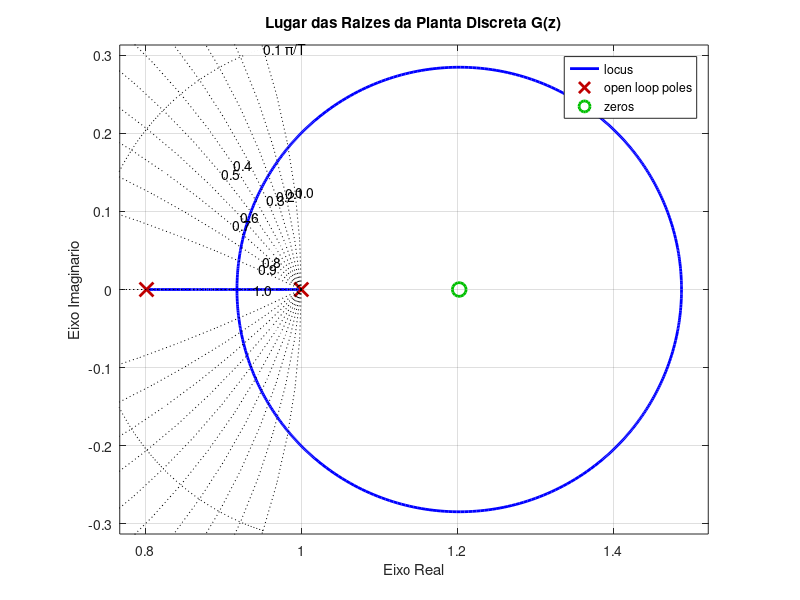

Reproduce this figure in MATLAB.
% Limpeza do ambiente
clear; close all; clc;

% Tempo de amostragem definido no projeto
Ts = 0.1; 

% Declaracao da variavel complexa z no dominio discreto
z = tf('z', Ts);

% Montagem da Funcao de Transferencia Discreta G(z)
% Utilizando as equacoes literais para manter a precisao das casas decimais
numerador = 0.0526 * (-0.0983*z + 0.1182);
denominador = (2.2105^2) * (z - 1) * (z - exp(-0.22105));

% Planta Discreta final
Gz = numerador / denominador;

% Exibe a funcao de transferencia no console para conferencia
disp('Funcao de Transferencia Discreta G(z):');
Gz

% Plotagem do Lugar das Raizes (Root Locus)
figure;
rlocus(Gz);
hold on;

% Adiciona o circulo unitario e a grade de amortecimento continuo (zgrid)
zgrid;

% Trava os eixos na mesma proporcao para o circulo nao ficar com formato oval
axis equal; 

% Formatacao estetica do grafico para exportacao para o relatorio
title('Lugar das Raizes da Planta Discreta G(z)');
xlabel('Eixo Real');
ylabel('Eixo Imaginario');
